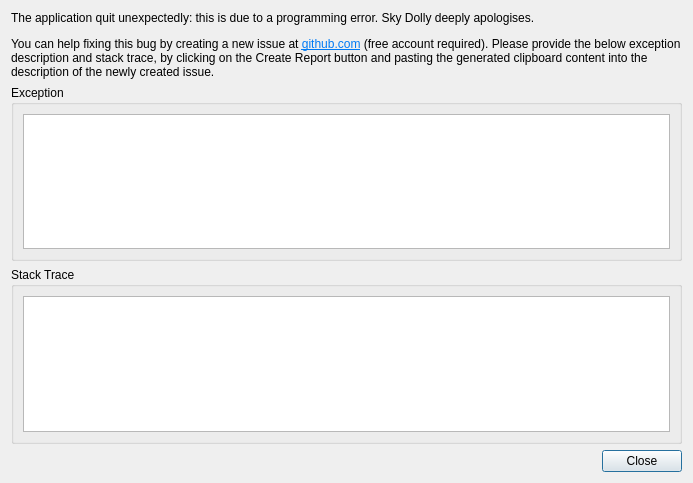
<?xml version="1.0" encoding="UTF-8"?>
<ui version="4.0">
 <class>TerminationDialog</class>
 <widget class="QDialog" name="TerminationDialog">
  <property name="geometry">
   <rect>
    <x>0</x>
    <y>0</y>
    <width>693</width>
    <height>483</height>
   </rect>
  </property>
  <property name="windowTitle">
   <string>Dialog</string>
  </property>
  <layout class="QVBoxLayout" name="verticalLayout_3">
   <item>
    <widget class="QLabel" name="explanationLabel">
     <property name="text">
      <string>&lt;html&gt;&lt;head/&gt;&lt;body&gt;&lt;p&gt;The application quit unexpectedly: this is due to a programming error. Sky Dolly deeply apologises.&lt;/p&gt;&lt;p&gt;You can help fixing this bug by creating a new issue at &lt;a href=&quot;https://github.com/till213/SkyDolly/issues&quot;&gt;&lt;span style=&quot; text-decoration: underline; color:#007af4;&quot;&gt;github.com&lt;/span&gt;&lt;/a&gt; (free account required). Please provide the below exception description and stack trace, by clicking on the Create Report button and pasting the generated clipboard content into the description of the newly created issue.&lt;/p&gt;&lt;/body&gt;&lt;/html&gt;</string>
     </property>
     <property name="textFormat">
      <enum>Qt::RichText</enum>
     </property>
     <property name="wordWrap">
      <bool>true</bool>
     </property>
     <property name="openExternalLinks">
      <bool>true</bool>
     </property>
    </widget>
   </item>
   <item>
    <widget class="QGroupBox" name="groupBox_2">
     <property name="title">
      <string>Exception</string>
     </property>
     <layout class="QVBoxLayout" name="verticalLayout_2">
      <item>
       <widget class="QPlainTextEdit" name="exceptionTextEdit"/>
      </item>
     </layout>
    </widget>
   </item>
   <item>
    <widget class="QGroupBox" name="groupBox">
     <property name="title">
      <string>Stack Trace</string>
     </property>
     <layout class="QVBoxLayout" name="verticalLayout">
      <item>
       <widget class="QPlainTextEdit" name="stackTraceTextEdit">
        <property name="undoRedoEnabled">
         <bool>false</bool>
        </property>
        <property name="readOnly">
         <bool>true</bool>
        </property>
       </widget>
      </item>
     </layout>
    </widget>
   </item>
   <item>
    <widget class="QDialogButtonBox" name="buttonBox">
     <property name="orientation">
      <enum>Qt::Horizontal</enum>
     </property>
     <property name="standardButtons">
      <set>QDialogButtonBox::Close</set>
     </property>
    </widget>
   </item>
  </layout>
 </widget>
 <resources/>
 <connections>
  <connection>
   <sender>buttonBox</sender>
   <signal>accepted()</signal>
   <receiver>TerminationDialog</receiver>
   <slot>accept()</slot>
   <hints>
    <hint type="sourcelabel">
     <x>248</x>
     <y>254</y>
    </hint>
    <hint type="destinationlabel">
     <x>157</x>
     <y>274</y>
    </hint>
   </hints>
  </connection>
  <connection>
   <sender>buttonBox</sender>
   <signal>rejected()</signal>
   <receiver>TerminationDialog</receiver>
   <slot>reject()</slot>
   <hints>
    <hint type="sourcelabel">
     <x>316</x>
     <y>260</y>
    </hint>
    <hint type="destinationlabel">
     <x>286</x>
     <y>274</y>
    </hint>
   </hints>
  </connection>
 </connections>
</ui>
